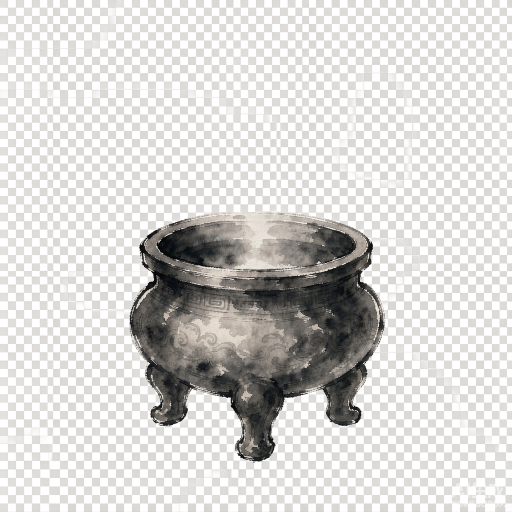
#> input picture docs/art/incense-assets/图像编辑任务_提取香炉主体为游戏UI素材_严格保持原图中三足_2026-10-16T13-25-28.png, 1024 x 1024 px, found by its file name (shown at 1/2 size)
$ python process_assets.py
#> lines starting #> are read from the running program, lines starting #| are printed output that depends on the picture; after the words box and inside, x2 and y2 are one past the last pixel; in counts of white or black regions, pixels touching at a corner belong together
# -*- coding: utf-8 -*-
"""将香炉原型图加工为两张独立透明 PNG 素材：
1. incense-body.png   香炉主体（泛洪填充抠背景，保留炉内浅色材质）
2. incense-shadow.png 落地投影（密度反推 Alpha，柔和渐变）
"""
import numpy as np
from PIL import Image, ImageFilter
from scipy import ndimage
import os

D = r"D:\Study\简历\generated-images\incense-assets"
BODY_SRC = os.path.join(D, "图像编辑任务_提取香炉主体为游戏UI素材_严格保持原图中三足_2026-10-16T13-25-28.png")
SHADOW_SRC = os.path.join(D, "图像编辑任务_仅提取香炉下方的落地投影为独立素材_保留原图中_2026-10-16T13-25-30.png")

def border_stats(lum, w=30):
    b = np.concatenate([lum[:w].ravel(), lum[-w:].ravel(), lum[:, :w].ravel(), lum[:, -w:].ravel()])
    return np.median(b), b.std()

def ascii_preview(arr, label, chars=" .:-=+*#%@"):
    """arr: 0-255 float/int, 0=空 255=实"""
    small = Image.fromarray(np.clip(arr, 0, 255).astype(np.uint8)).resize((68, 34))
    a = np.array(small)
    print(f"=== {label} (alpha ASCII, 空->实) ===")
    for row in a:
        print("".join(chars[min(9, int(v) * 10 // 256)] for v in row))
    print()

# ---------------- 1. 香炉主体 ----------------
img = Image.open(BODY_SRC).convert("RGB")
#> img is the input picture: PIL image 1024x1024 RGB; mean R, G, B 214.5, 213.1, 211.1
rgb = np.array(img).astype(np.float64)
lum = rgb.mean(axis=2)
bg, sigma = border_stats(lum)
#> bg = 233.3; sigma = 17.53
print(f"[body] paper bg={bg:.1f} sigma={sigma:.1f}")
#| [body] paper bg=233.3 sigma=17.5

# 逐步收紧的纸色阈值测试（从宽到窄，选第一个不泄漏的）
for k in (3.0, 2.6, 2.2, 1.8):
    thresh = bg - k * sigma
    paperish = lum > thresh
    seed = np.zeros_like(paperish)
    seed[0, :] = paperish[0, :]; seed[-1, :] = paperish[-1, :]
    seed[:, 0] = paperish[:, 0]; seed[:, -1] = paperish[:, -1]
    bgmask = ndimage.binary_propagation(seed, mask=paperish)
    obj = ~bgmask
    frac = obj.mean()
    # 连通域分析
    labels, n = ndimage.label(obj)
    sizes = ndimage.sum(obj, labels, range(1, n + 1))
    if n > 0:
        main = int(np.argmax(sizes)) + 1
        main_frac = sizes[main - 1] / obj.size
        n_frag = int((sizes < 2000).sum())
    else:
        main, main_frac, n_frag = 0, 0, 0
    # 内部孔洞（对象区域内被 flood 吃掉的部分）
    holes = ndimage.binary_fill_holes(obj)
    hole_frac = (holes & ~obj).mean()
    print(f"  k={k}: thresh={thresh:.0f} obj={frac*100:.1f}% main={main_frac*100:.1f}% "
          f"frags<2000px={n_frag} holes={hole_frac*100:.2f}%")
    if frac > 0.12 and frac < 0.55 and main_frac > 0.95 * frac:
        break
#> this loop made 1 pass
#> (thresh, frac, n, main, main_frac, n_frag, hole_frac) on pass 1: (180.8, 0.161, 166, 47, 0.16, 165, 0)
#|   k=3.0: thresh=181 obj=16.1% main=16.0% frags<2000px=165 holes=0.00%
#> pass 1, `paperish = lum > thresh`:
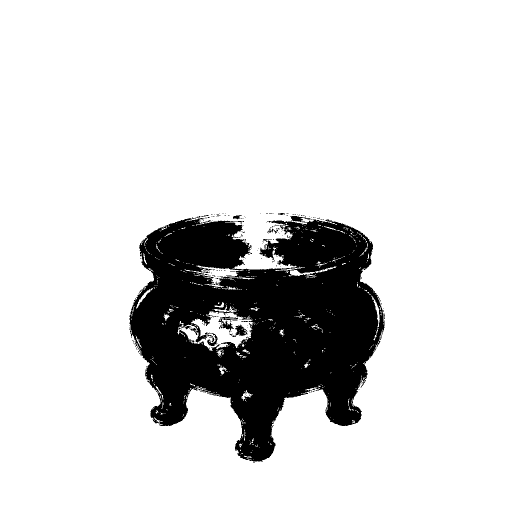
#> paperish: shape (1024, 1024) bool (shown at 1/2 size); 85% white; 168 black regions (156 under 20 px), largest, box (x1, y1, x2, y2) and area: (259, 432, 770, 925) 155021, (437, 632, 476, 665) 417, (459, 649, 496, 674) 352
#> pass 1, `labels, n = ndimage.label(obj)`:
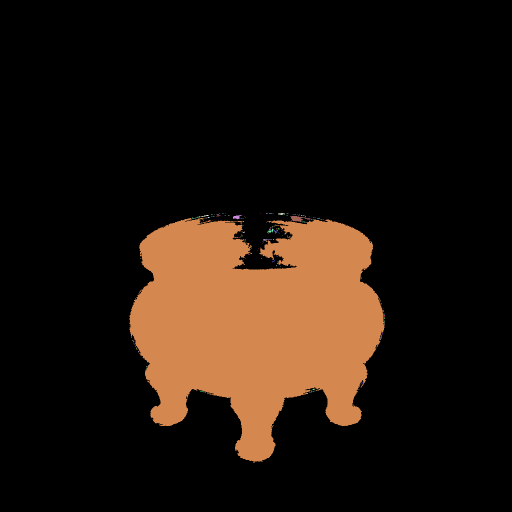
#> labels: shape (1024, 1024) int32 (shown at 1/2 size); 167 distinct labels, from 0 to 166; one colour per label, 0 black
#> after the loop: seed: shape (1024, 1024) bool; 0.39% white in thin lines or dots

# 只保留最大连通域（去除纸纹噪点、残留斑点）
labels, n = ndimage.label(obj)
if n > 1:
    sizes = ndimage.sum(obj, labels, range(1, n + 1))
#> sizes = 166 values, max 167969 at index 46, min 1 at index 0, mean 1017.5
    main = int(np.argmax(sizes)) + 1
    obj = labels == main
#> obj: shape (1024, 1024) bool; 16% white; 1 white region, box (x1, y1, x2, y2) and area: (259, 436, 769, 925) 167969
    print(f"[body] removed {n-1} fragments, kept main component ({sizes[main-1]:.0f}px)")
#| [body] removed 165 fragments, kept main component (167969px)

# 修复炉口泄漏（香支移除时炉沿背侧被擦掉一段，背景从缺口渗入炉口）：
# 1) 炉口区域内做横向闭运算，封住垂直泄漏通道
ZONE = (slice(405, 550), slice(280, 745))  # y, x 炉口椭圆区域
closed_h = ndimage.binary_closing(obj, structure=np.ones((3, 121), bool))
#> closed_h: shape (1024, 1024) bool; 17.8% white; 1 white region, box (x1, y1, x2, y2) and area: (259, 436, 769, 925) 186743
added = closed_h & ~obj
#> added: shape (1024, 1024) bool; 1.8% white; 101 white regions (92 under 20 px), largest, box (x1, y1, x2, y2) and area: (450, 441, 594, 539) 7002, (547, 775, 668, 847) 5639, (362, 778, 481, 843) 5283
zone_mask = np.zeros_like(obj); zone_mask[ZONE] = True
added &= zone_mask
#> added: shape (1024, 1024) bool; 0.72% white; 31 white regions (26 under 20 px), largest, box (x1, y1, x2, y2) and area: (450, 441, 594, 539) 7002, (564, 441, 618, 449) 207, (395, 438, 437, 449) 172, (370, 436, 401, 443) 68, (632, 439, 655, 444) 63
obj_before = obj.copy()
obj = obj | added
#> obj: shape (1024, 1024) bool; 16.7% white; 1 white region, box (x1, y1, x2, y2) and area: (259, 436, 769, 925) 175569
print(f"[body] horizontal seal: +{int(added.sum())} px in mouth zone")
#| [body] horizontal seal: +7600 px in mouth zone

# 2) 新补全的像素颜色：按行左右邻近不透明像素线性插值 + 墨纹噪声
new_px = np.argwhere(added)
#> new_px = 7600 pairs, first value 436 to 549, second value 280 to 744
if len(new_px):
    rgb_fix = rgb.copy()
    ys_a, xs_a = new_px[:, 0], new_px[:, 1]
#> ys_a = 7600 values from 436 to 549; xs_a = 7600 values, max 744 at index 4984, min 280 at index 5011, mean 520.4
    rng = np.random.default_rng(42)
    for (yy, xx) in zip(ys_a, xs_a):
        row = obj_before[yy]
        left = np.where(row[:xx])[0]
        right = np.where(row[xx + 1:])[0]
        lc = rgb[yy, left[-1]] if len(left) else None
        rc = rgb[yy, xx + 1 + right[0]] if len(right) else None
        if lc is not None and rc is not None:
            t = (xx - left[-1]) / (xx + 1 + right[0] - left[-1])
            c = lc * (1 - t) + rc * t
        elif lc is not None:
            c = lc
        elif rc is not None:
            c = rc
        else:
            c = rgb[yy, xx]
        rgb_fix[yy, xx] = np.clip(c + rng.normal(0, 5, 3), 0, 255)
#> this loop made 7600 passes
#> (yy, xx, left, right, lc, rc, t, c) on passes 1 to 5: (436, 382, [379, 380, 381], [18, 19, 20, 21, 22, 23, 24], [130, 121, 119], [187, 178, 167], 0.05, [132.8, 123.8, 121.4]), (436, 383, [379, 380, 381], [17, 18, 19, 20, 21, 22, 23], [130, 121, 119], [187, 178, 167], 0.1, [135.7, 126.7, 123.8]), (436, 384, [379, 380, 381], [16, 17, 18, 19, 20, 21, 22], [130, 121, 119], [187, 178, 167], 0.15, [138.6, 129.5, 126.2]), (436, 385, [379, 380, 381], [15, 16, 17, 18, 19, 20, 21], [130, 121, 119], [187, 178, 167], 0.2, [141.4, 132.4, 128.6]), (436, 386, [379, 380, 381], [14, 15, 16, 17, 18, 19, 20], [130, 121, 119], [187, 178, 167], 0.25, [144.2, 135.2, 131])
#> (yy, xx, right, lc, rc, t, c) on passes 34 to 39: (438, 384, [10, 11, 12, 13, 18, 19, 20, 242], [186, 178, 173], [183, 175, 165], 0.0833, [185.8, 177.8, 172.3]), (438, 385, [9, 10, 11, 12, 17, 18, 19, 241], [186, 178, 173], [183, 175, 165], 0.167, [185.5, 177.5, 171.7]), (438, 386, [8, 9, 10, 11, 16, 17, 18, 240], [186, 178, 173], [183, 175, 165], 0.25, [185.2, 177.2, 171]), (438, 387, [7, 8, 9, 10, 15, 16, 17, 239], [186, 178, 173], [183, 175, 165], 0.333, [185, 177, 170.3]), (438, 388, [6, 7, 8, 9, 14, 15, 16, 238], [186, 178, 173], [183, 175, 165], 0.417, [184.8, 176.8, 169.7]), (438, 389, [5, 6, 7, 8, 13, 14, 15, 237], [186, 178, 173], [183, 175, 165], 0.5, [184.5, 176.5, 169])
    # 补全区轻微模糊融合接缝
    blur_zone = np.array(Image.fromarray(np.clip(rgb_fix[ZONE], 0, 255).astype(np.uint8)).filter(ImageFilter.GaussianBlur(1.0)))
    m = added[ZONE]
#> m: shape (145, 465) bool; 11.3% white; 31 white regions (26 under 20 px), largest, box (x1, y1, x2, y2) and area: (170, 36, 314, 134) 7002, (284, 36, 338, 44) 207, (115, 33, 157, 44) 172, (90, 31, 121, 38) 68, (352, 34, 375, 39) 63
    zz = rgb_fix[ZONE]
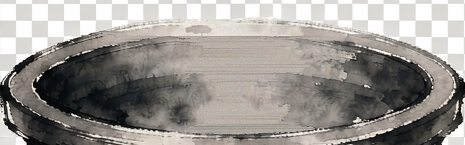
#> zz: shape (145, 465, 3) float64; mean R, G, B 153.3, 149.6, 145.3
    zz[m] = 0.6 * zz[m] + 0.4 * blur_zone[m]
#> zz: shape (145, 465, 3) float64; 11.27% of pixels changed, all inside (x1, y1, x2, y2) = (0, 31, 465, 145)
    rgb_fix[ZONE] = zz
    rgb = rgb_fix
    print(f"[body] inpainted {len(new_px)} px of ash color")
#| [body] inpainted 7600 px of ash color

# 3) 重建被擦掉的炉沿背线段：顶部边界大幅上移的列 = 修复过的列，沿线补一道与邻域一致的墨线
y_top_pre = np.full(1024, -1)
y_top_post = np.full(1024, -1)
for xx in range(1024):
    col = np.where(obj_before[:, xx])[0]
    if len(col) and 405 <= col[0] <= 500: y_top_pre[xx] = col[0]
    col2 = np.where(obj[:, xx])[0]
    if len(col2) and 405 <= col2[0] <= 500: y_top_post[xx] = col2[0]
#> after the loop, y_top_post = 1024 values, max 495 at index 278, min -1 at index 0, mean 203.6; y_top_pre = 1024 values, max 500 at index 525, min -1 at index 0, mean 198.7
repaired_cols = np.where((y_top_post > 0) & ((y_top_pre < 0) | (y_top_pre - y_top_post > 15)))[0]
#> repaired_cols = 46 values from 488 to 533
# 参考列：未修复、顶部边界正常的列，采样其炉沿墨色
ref_cols = np.where((y_top_pre > 0) & (y_top_pre == y_top_post))[0]
#> ref_cols = 217 values from 278 to 745
if len(repaired_cols) and len(ref_cols):
    rim_colors = []
    for xx in ref_cols[::5]:
        yt = int(y_top_pre[xx])
        rim_colors.append(rgb[yt:yt + 4, xx].reshape(-1, 3))
#> this loop made 44 passes
#> (xx, yt) on passes 1 to 12: (278, 495), (283, 483), (288, 478), (294, 471), (299, 468), (304, 465), (309, 461), (314, 459), (319, 456), (324, 454), (332, 451), (338, 448)
#> after the loop, rim_colors = 44 items
    rim_color = np.median(np.concatenate(rim_colors), axis=0)
#> rim_color = [134, 128, 122]
    rng2 = np.random.default_rng(7)
    for xx in repaired_cols:
        yt = int(y_top_post[xx])
        thick = int(2 + rng2.integers(0, 3))
        for dy in range(-1, thick + 1):
            yv = yt + dy
            if 405 <= yv < 550:
                fade = 1.0 if 0 <= dy < thick else 0.45
                c = rim_color * fade + rgb[yv, xx] * (1 - fade) + rng2.normal(0, 4, 3)
                rgb[yv, xx] = np.clip(c, 0, 255)
#> this loop made 46 passes
#> thick on passes 1 to 12: 4, 3, 4, 2, 2, 3, 3, 2, 3, 4, 3, 3
    print(f"[body] rebuilt back-rim stroke over {len(repaired_cols)} columns, rim_color={rim_color.round(0)}")
#| [body] rebuilt back-rim stroke over 46 columns, rim_color=[134. 128. 122.]

# 羽化边缘：模糊后拉伸，内部保持不透明
alpha = np.where(obj, 255.0, 0.0)
alpha_blur = np.array(Image.fromarray(alpha.astype(np.uint8)).filter(ImageFilter.GaussianBlur(1.3)))
alpha_out = np.clip(alpha_blur.astype(np.float64) * 1.8, 0, 255)

# 边缘去污染：半透明像素的颜色从纸色反推为纯物体色
af = alpha_out / 255.0
band = (af > 0.05) & (af < 0.95)
#> band: shape (1024, 1024) bool; 0.52% white in thin lines or dots, all inside (x1, y1, x2, y2) = (257, 434, 771, 927)
rgb_out = rgb.copy()
for c in range(3):
    ch = rgb_out[:, :, c]
    unmixed = bg + (ch - bg) / np.maximum(af, 0.05)
    ch[band] = np.clip(unmixed[band], 0, 255)
    # 完全透明区填中性色避免边缘彩边
    ch[af <= 0.05] = 128

body_rgba = np.dstack([rgb_out, alpha_out]).astype(np.uint8)
Image.fromarray(body_rgba, "RGBA").save(os.path.join(D, "incense-body.png"))
ys, xs = np.where(alpha_out > 8)
print(f"[body] saved incense-body.png  content bbox x[{xs.min()}-{xs.max()}] y[{ys.min()}-{ys.max()}] "
      f"opaque={100*(alpha_out>245).mean():.1f}% transparent={100*(alpha_out<10).mean():.1f}%")
#| [body] saved incense-body.png  content bbox x[256-771] y[433-927] opaque=16.7% transparent=82.7%

# 校验：炉口内香灰区域必须保持不透明（不能被泛洪吃掉）
mouth = alpha_out[440:510, 350:680]
print(f"[body] mouth-interior alpha: mean={mouth.mean():.0f} min={mouth.min():.0f} "
      f"opaque_rate={100*(mouth>200).mean():.1f}%  (应接近 255/100%)")
#| [body] mouth-interior alpha: mean=253 min=0 opaque_rate=98.7%  (应接近 255/100%)
# 校验：炉足之间的空隙应该透明
gap = alpha_out[880:925, 300:360]
#> gap: shape (45, 60) float64; every value is 0
print(f"[body] feet-gap alpha: mean={gap.mean():.0f} (应接近 0)")
#| [body] feet-gap alpha: mean=0 (应接近 0)
ascii_preview(alpha_out, "incense-body alpha")
#> the loop in ascii_preview, `for row in a:` made 34 passes

# ---------------- 2. 落地投影 ----------------
img2 = Image.open(SHADOW_SRC).convert("RGB")
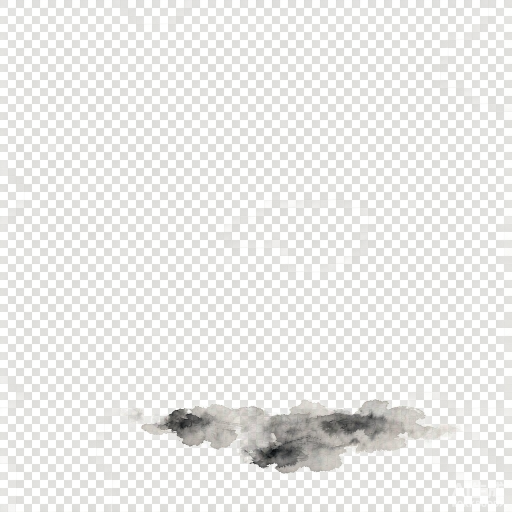
#> input picture docs/art/incense-assets/图像编辑任务_仅提取香炉下方的落地投影为独立素材_保留原图中_2026-10-16T13-25-30.png, 1024 x 1024 px, found by its file name (shown at 1/2 size)
#> img2 is the input picture: PIL image 1024x1024 RGB; mean R, G, B 235.3, 235.1, 233.2
rgb2 = np.array(img2).astype(np.float64)
lum2 = rgb2.mean(axis=2)
bg2, sigma2 = border_stats(lum2)
#> bg2 = 231.3; sigma2 = 15.12
print(f"[shadow] paper bg={bg2:.1f} sigma={sigma2:.1f}")
#| [shadow] paper bg=231.3 sigma=15.1

# 影子核心 = 最深的大块连通域
core_seed = lum2 < bg2 - 2.0 * sigma2
#> core_seed: shape (1024, 1024) bool; 3.9% white; 114 white regions (104 under 20 px), largest, box (x1, y1, x2, y2) and area: (283, 799, 831, 947) 39700, (816, 828, 863, 870) 390, (832, 817, 851, 838) 67
labels2, n2 = ndimage.label(core_seed)
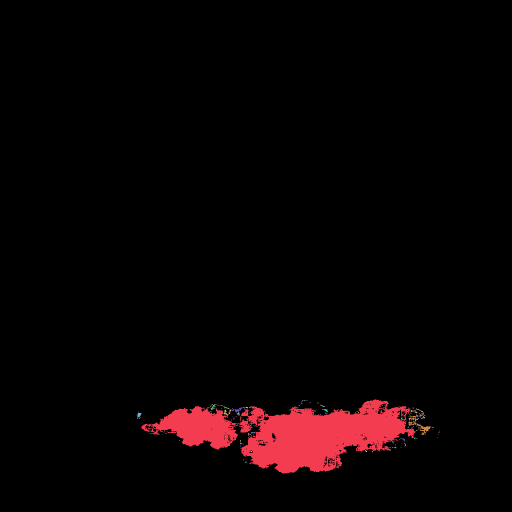
#> labels2: shape (1024, 1024) int32 (shown at 1/2 size); 229 distinct labels, from 0 to 228; one colour per label, 0 black
#> n2 = 228
if n2 > 1:
    sizes2 = ndimage.sum(core_seed, labels2, range(1, n2 + 1))
#> sizes2 = 228 values, max 39361 at index 0, min 1 at index 1, mean 178.5
    order = np.argsort(sizes2)[::-1]
#> order = 228 values, max 227 at index 106, min 0 at index 0, mean 113.5
    core = np.zeros_like(core_seed)
    kept = 0
    for i in order:
        if sizes2[i] > 3000:  # 只保留大块（可能左右脚两团）
            core |= labels2 == (i + 1)
            kept += 1
#> this loop made 228 passes
#> kept on pass 1: 1
#> i on passes 2 to 7: 101, 36, 83, 55, 30, 53
#> after the loop, kept = 1
    print(f"[shadow] {n2} blobs, kept {kept} large (>=3000px)")
#| [shadow] 228 blobs, kept 1 large (>=3000px)
else:
    core = core_seed

# ROI：核心外扩 45px，之后 ROI 外一律透明（去掉纸纹噪点）
roi = ndimage.binary_dilation(core, iterations=45)
#> roi: shape (1024, 1024) bool; 9.7% white; 1 white region, box (x1, y1, x2, y2) and area: (238, 754, 876, 992) 101394

# Alpha 密度：从噪声地板到最深浓度线性映射
noise_floor = bg2 - 2.2 * sigma2
#> noise_floor = 198.1
dense_min = np.percentile(lum2[core], 5) if core.any() else bg2 - 100
#> dense_min = 76.33
print(f"[shadow] noise_floor={noise_floor:.0f} dense_min={dense_min:.0f}")
#| [shadow] noise_floor=198 dense_min=76
alpha_s = np.clip((noise_floor - lum2) / max(noise_floor - dense_min, 1), 0, 1)
alpha_s[~roi] = 0
# 轻微平滑去颗粒
alpha_s = np.array(Image.fromarray((alpha_s * 255).astype(np.uint8)).filter(ImageFilter.GaussianBlur(0.8))) / 255.0
alpha_s[~roi] = 0
alpha_s = np.clip(alpha_s * 1.05, 0, 1)

# 墨色：从高密度像素反推纯墨颜色（对纸色去乘）
strong = alpha_s > 0.45
#> strong: shape (1024, 1024) bool; 1.3% white; 28 white regions (19 under 20 px), largest, box (x1, y1, x2, y2) and area: (500, 842, 658, 939) 5974, (636, 824, 774, 879) 4540, (317, 817, 422, 878) 3150
if strong.sum() > 100:
    ink = np.array([
        np.median(bg2 + (rgb2[:, :, c][strong] - bg2) / alpha_s[strong]) for c in range(3)
    ])
#> ink = [68.45, 67.03, 63.33]
    ink = np.clip(ink, 30, 200)
else:
    ink = np.array([100.0, 100.0, 100.0])
print(f"[shadow] ink color = {ink.round(1)}")
#| [shadow] ink color = [68.5 67.  63.3]

rgb_final = np.zeros((*alpha_s.shape, 3))
for c in range(3):
    rgb_final[:, :, c] = ink[c]
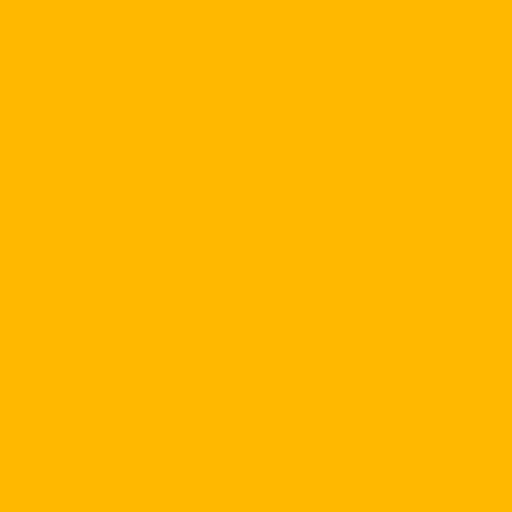
#> rgb_final: shape (1024, 1024, 3) float64 (shown at 1/2 size); mean of channels 0, 1, 2 68.5, 67, 63.3; drawn with min black and max white

shadow_rgba = np.dstack([rgb_final, alpha_s * 255]).astype(np.uint8)
Image.fromarray(shadow_rgba, "RGBA").save(os.path.join(D, "incense-shadow.png"))
ys2, xs2 = np.where(alpha_s > 0.02)
print(f"[shadow] saved incense-shadow.png  content bbox x[{xs2.min()}-{xs2.max()}] y[{ys2.min()}-{ys2.max()}] "
      f"max_alpha={alpha_s.max():.2f} mean_alpha_in_bbox={alpha_s[ys2.min():ys2.max(), xs2.min():xs2.max()].mean():.3f}")
#| [shadow] saved incense-shadow.png  content bbox x[275-867] y[798-947] max_alpha=1.00 mean_alpha_in_bbox=0.170
ascii_preview(alpha_s * 255, "incense-shadow alpha")
#> call 2 of ascii_preview, with label = 'incense-shadow alpha', chars = ' .:-=+*#%@'
#> in ascii_preview (call 2), `small = Image.fromarray(np.clip(arr, 0, 255).astype(np.uint8)).resize(..`:
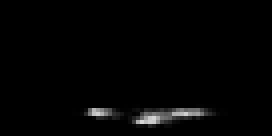
#> small: PIL image 68x34 L (shown 4 times larger); min 0, max 213, mean 3.7
#> the loop in ascii_preview (call 2), `for row in a:` made 34 passes
print("DONE")
